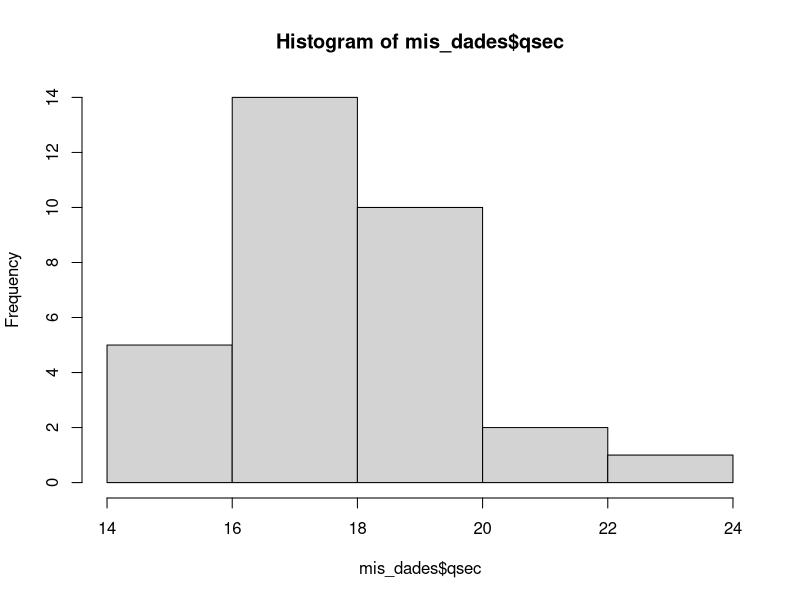
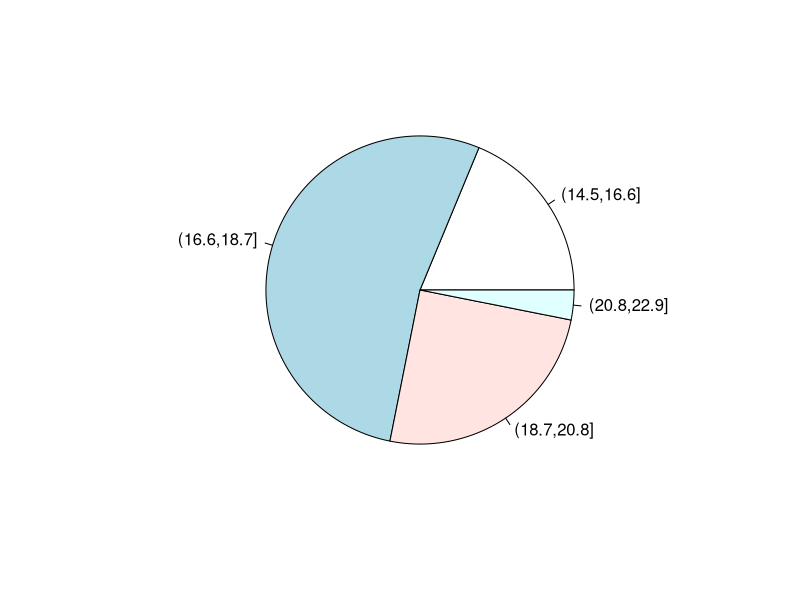
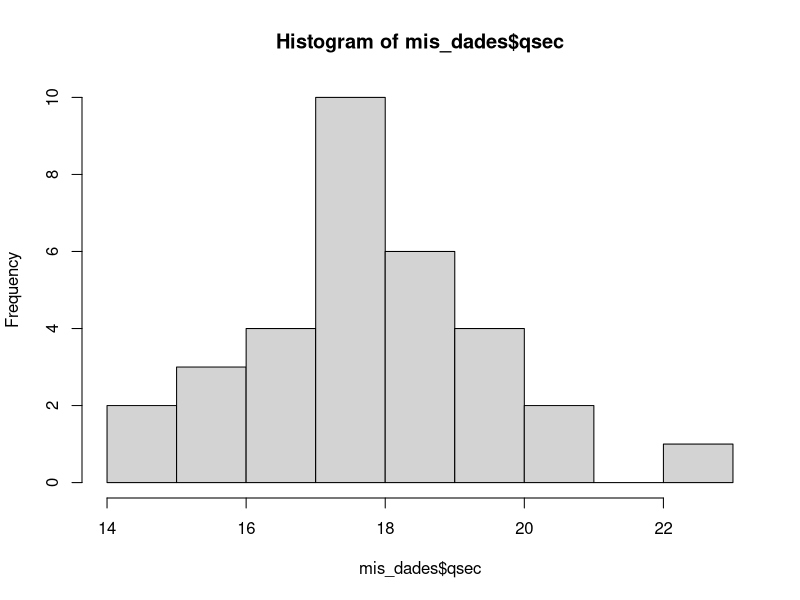

Write the R code that produced these figures, in order. (Note: this script raises an error after producing the figures.)
#Codigo para problema 1

mis_dades <- mtcars
mis_dades$qsec #el dolar extrau una columna en aquest cas qsec
qseq_intervalos <- cut(mis_dades$qsec, 4)
ni <- table(qseq_intervalos)
sum(ni) #numero total de observacions
hist(mis_dades$qsec, breaks =3)
fi <- ni/sum(ni) #trobar percentatge xungo
pie(fi) #grafic rodó dels resultats
Ni <- cumsum(ni)
Fi <- Ni/sum(ni)
cbind(ni, fi, Ni, Fi) #fa una taula amb les dades indicades
hist(mis_dades$qsec) #fa un histograma amb les dades
mean(mis_dades$qsec) #fa la mitjana de les dades donades

sort(mis_dades$drat) #ordena les dades
median(mis_dades$drat)

quantile(mis_dades$drat, 0.25) # quantile vol dir tallar el percentatge que li dius i et dona el numero que es troba en aquell quartil

quantile(mis_dades$mpg, 0.18)

quantile(mis_dades$mpg, 0.75)-quantile(mis_dades$mpg, 0.25)
#interquartil contar la massa entre el percentatge donat
IQR(mis_dades$mpg) 
#també calculable d'aquesta forma
bloxplot(mis_dades$mpg)

sort (mis_dades$cyl)
IQR (mis_dades$cyl)

#varianca muestral moment d'inercia xungo q no entenc
var(mis_dades$qsec)
#desviació típica 
sd(mis_dades$cyl)
